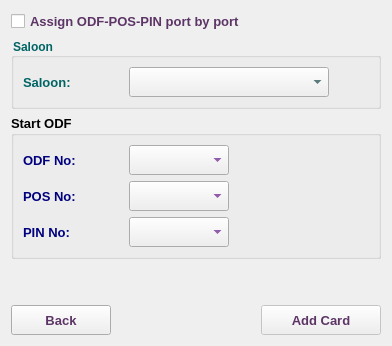
     <widget class="QWidget" name="odfTab">
      <attribute name="title">
       <string>odf</string>
      </attribute>
      <layout class="QVBoxLayout" name="verticalLayout_14">
       <item>
        <widget class="QCheckBox" name="pbpChB">
         <property name="font">
          <font>
           <family>Tahoma</family>
           <pointsize>10</pointsize>
           <weight>75</weight>
           <bold>true</bold>
          </font>
         </property>
         <property name="styleSheet">
          <string notr="true">color: rgb(92, 53, 102);</string>
         </property>
         <property name="text">
          <string>Assign ODF-POS-PIN port by port</string>
         </property>
         <property name="checked">
          <bool>false</bool>
         </property>
        </widget>
       </item>
       <item>
        <widget class="QGroupBox" name="groupBox">
         <property name="font">
          <font>
           <weight>75</weight>
           <bold>true</bold>
          </font>
         </property>
         <property name="styleSheet">
          <string notr="true">color: rgb(0, 100, 100);</string>
         </property>
         <property name="title">
          <string>Saloon</string>
         </property>
         <layout class="QVBoxLayout" name="verticalLayout_17">
          <item>
           <layout class="QHBoxLayout" name="horizontalLayout">
            <item>
             <widget class="QLabel" name="label_27">
              <property name="minimumSize">
               <size>
                <width>100</width>
                <height>30</height>
               </size>
              </property>
              <property name="maximumSize">
               <size>
                <width>100</width>
                <height>30</height>
               </size>
              </property>
              <property name="font">
               <font>
                <family>Tahoma</family>
                <pointsize>10</pointsize>
                <weight>75</weight>
                <bold>true</bold>
               </font>
              </property>
              <property name="styleSheet">
               <string notr="true">color: rgb(0, 100, 100);</string>
              </property>
              <property name="text">
               <string>Saloon:</string>
              </property>
              <property name="alignment">
               <set>Qt::AlignLeading|Qt::AlignLeft|Qt::AlignVCenter</set>
              </property>
             </widget>
            </item>
            <item>
             <widget class="QComboBox" name="odfSaloonCB">
              <property name="sizePolicy">
               <sizepolicy hsizetype="Preferred" vsizetype="Preferred">
                <horstretch>0</horstretch>
                <verstretch>0</verstretch>
               </sizepolicy>
              </property>
              <property name="minimumSize">
               <size>
                <width>200</width>
                <height>30</height>
               </size>
              </property>
              <property name="maximumSize">
               <size>
                <width>200</width>
                <height>30</height>
               </size>
              </property>
              <property name="font">
               <font>
                <family>Tahoma</family>
                <pointsize>10</pointsize>
                <weight>75</weight>
                <bold>true</bold>
               </font>
              </property>
              <property name="styleSheet">
               <string notr="true">color: rgb(0, 50, 50);</string>
              </property>
             </widget>
            </item>
            <item>
             <spacer name="horizontalSpacer_15">
              <property name="orientation">
               <enum>Qt::Horizontal</enum>
              </property>
              <property name="sizeHint" stdset="0">
               <size>
                <width>40</width>
                <height>20</height>
               </size>
              </property>
             </spacer>
            </item>
           </layout>
          </item>
         </layout>
        </widget>
       </item>
       <item>
        <widget class="QGroupBox" name="odfGB">
         <property name="minimumSize">
          <size>
           <width>200</width>
           <height>70</height>
          </size>
         </property>
         <property name="maximumSize">
          <size>
           <width>1000</width>
           <height>900</height>
          </size>
         </property>
         <property name="font">
          <font>
           <family>Tahoma</family>
           <pointsize>10</pointsize>
           <weight>75</weight>
           <bold>true</bold>
          </font>
         </property>
         <property name="styleSheet">
          <string notr="true"/>
         </property>
         <property name="title">
          <string>Start ODF</string>
         </property>
         <layout class="QVBoxLayout" name="verticalLayout_15">
          <item>
           <layout class="QHBoxLayout" name="horizontalLayout_46">
            <item>
             <widget class="QLabel" name="label_4">
              <property name="minimumSize">
               <size>
                <width>100</width>
                <height>30</height>
               </size>
              </property>
              <property name="maximumSize">
               <size>
                <width>100</width>
                <height>30</height>
               </size>
              </property>
              <property name="font">
               <font>
                <family>Tahoma</family>
                <pointsize>10</pointsize>
                <weight>75</weight>
                <bold>true</bold>
               </font>
              </property>
              <property name="styleSheet">
               <string notr="true">color: rgb(0, 0, 127);</string>
              </property>
              <property name="text">
               <string>ODF No:</string>
              </property>
              <property name="alignment">
               <set>Qt::AlignLeading|Qt::AlignLeft|Qt::AlignVCenter</set>
              </property>
             </widget>
            </item>
            <item>
             <widget class="QComboBox" name="odfCB">
              <property name="sizePolicy">
               <sizepolicy hsizetype="Preferred" vsizetype="Preferred">
                <horstretch>0</horstretch>
                <verstretch>0</verstretch>
               </sizepolicy>
              </property>
              <property name="minimumSize">
               <size>
                <width>100</width>
                <height>30</height>
               </size>
              </property>
              <property name="maximumSize">
               <size>
                <width>100</width>
                <height>30</height>
               </size>
              </property>
              <property name="font">
               <font>
                <family>Tahoma</family>
                <pointsize>10</pointsize>
                <weight>75</weight>
                <bold>true</bold>
               </font>
              </property>
              <property name="styleSheet">
               <string notr="true">color: rgb(85, 0, 127);</string>
              </property>
             </widget>
            </item>
            <item>
             <spacer name="horizontalSpacer_6">
              <property name="orientation">
               <enum>Qt::Horizontal</enum>
              </property>
              <property name="sizeHint" stdset="0">
               <size>
                <width>40</width>
                <height>20</height>
               </size>
              </property>
             </spacer>
            </item>
           </layout>
          </item>
          <item>
           <layout class="QHBoxLayout" name="horizontalLayout_47">
            <item>
             <widget class="QLabel" name="label_10">
              <property name="minimumSize">
               <size>
                <width>100</width>
                <height>30</height>
               </size>
              </property>
              <property name="maximumSize">
               <size>
                <width>100</width>
                <height>30</height>
               </size>
              </property>
              <property name="font">
               <font>
                <family>Tahoma</family>
                <pointsize>10</pointsize>
                <weight>75</weight>
                <bold>true</bold>
               </font>
              </property>
              <property name="styleSheet">
               <string notr="true">color: rgb(0, 0, 127);</string>
              </property>
              <property name="text">
               <string>POS No:</string>
              </property>
              <property name="alignment">
               <set>Qt::AlignLeading|Qt::AlignLeft|Qt::AlignVCenter</set>
              </property>
             </widget>
            </item>
            <item>
             <widget class="QComboBox" name="posCB">
              <property name="sizePolicy">
               <sizepolicy hsizetype="Preferred" vsizetype="Preferred">
                <horstretch>0</horstretch>
                <verstretch>0</verstretch>
               </sizepolicy>
              </property>
              <property name="minimumSize">
               <size>
                <width>100</width>
                <height>30</height>
               </size>
              </property>
              <property name="maximumSize">
               <size>
                <width>100</width>
                <height>30</height>
               </size>
              </property>
              <property name="font">
               <font>
                <family>Tahoma</family>
                <pointsize>10</pointsize>
                <weight>75</weight>
                <bold>true</bold>
               </font>
              </property>
              <property name="styleSheet">
               <string notr="true">color: rgb(85, 0, 127);</string>
              </property>
             </widget>
            </item>
            <item>
             <spacer name="horizontalSpacer_4">
              <property name="orientation">
               <enum>Qt::Horizontal</enum>
              </property>
              <property name="sizeHint" stdset="0">
               <size>
                <width>40</width>
                <height>20</height>
               </size>
              </property>
             </spacer>
            </item>
           </layout>
          </item>
          <item>
           <layout class="QHBoxLayout" name="horizontalLayout_48">
            <item>
             <widget class="QLabel" name="label_28">
              <property name="minimumSize">
               <size>
                <width>100</width>
                <height>30</height>
               </size>
              </property>
              <property name="maximumSize">
               <size>
                <width>100</width>
                <height>30</height>
               </size>
              </property>
              <property name="font">
               <font>
                <family>Tahoma</family>
                <pointsize>10</pointsize>
                <weight>75</weight>
                <bold>true</bold>
               </font>
              </property>
              <property name="styleSheet">
               <string notr="true">color: rgb(0, 0, 127);</string>
              </property>
              <property name="text">
               <string>PIN No:</string>
              </property>
              <property name="alignment">
               <set>Qt::AlignLeading|Qt::AlignLeft|Qt::AlignVCenter</set>
              </property>
             </widget>
            </item>
            <item>
             <widget class="QComboBox" name="pinCB">
              <property name="sizePolicy">
               <sizepolicy hsizetype="Preferred" vsizetype="Preferred">
                <horstretch>0</horstretch>
                <verstretch>0</verstretch>
               </sizepolicy>
              </property>
              <property name="minimumSize">
               <size>
                <width>100</width>
                <height>30</height>
               </size>
              </property>
              <property name="maximumSize">
               <size>
                <width>100</width>
                <height>30</height>
               </size>
              </property>
              <property name="font">
               <font>
                <family>Tahoma</family>
                <pointsize>10</pointsize>
                <weight>75</weight>
                <bold>true</bold>
               </font>
              </property>
              <property name="styleSheet">
               <string notr="true">color: rgb(85, 0, 127);</string>
              </property>
             </widget>
            </item>
            <item>
             <spacer name="horizontalSpacer_5">
              <property name="font">
               <font>
                <family>Tahoma</family>
                <pointsize>10</pointsize>
               </font>
              </property>
              <property name="orientation">
               <enum>Qt::Horizontal</enum>
              </property>
              <property name="sizeHint" stdset="0">
               <size>
                <width>37</width>
                <height>17</height>
               </size>
              </property>
             </spacer>
            </item>
           </layout>
          </item>
         </layout>
        </widget>
       </item>
       <item>
        <spacer name="verticalSpacer_5">
         <property name="orientation">
          <enum>Qt::Vertical</enum>
         </property>
         <property name="sizeHint" stdset="0">
          <size>
           <width>20</width>
           <height>40</height>
          </size>
         </property>
        </spacer>
       </item>
       <item>
        <layout class="QHBoxLayout" name="horizontalLayout_4">
         <item>
          <widget class="QPushButton" name="odfBackBtn">
           <property name="sizePolicy">
            <sizepolicy hsizetype="Preferred" vsizetype="Preferred">
             <horstretch>0</horstretch>
             <verstretch>0</verstretch>
            </sizepolicy>
           </property>
           <property name="minimumSize">
            <size>
             <width>100</width>
             <height>30</height>
            </size>
           </property>
           <property name="maximumSize">
            <size>
             <width>200</width>
             <height>30</height>
            </size>
           </property>
           <property name="font">
            <font>
             <family>Tahoma</family>
             <pointsize>10</pointsize>
             <weight>75</weight>
             <bold>true</bold>
            </font>
           </property>
           <property name="styleSheet">
            <string notr="true">color: rgb(92, 53, 102);</string>
           </property>
           <property name="text">
            <string>Back</string>
           </property>
           <property name="icon">
            <iconset resource="../../../../image.qrc">
             <normaloff>:/Image/back.png</normaloff>:/Image/back.png</iconset>
           </property>
          </widget>
         </item>
         <item>
          <spacer name="horizontalSpacer">
           <property name="font">
            <font>
             <family>Tahoma</family>
             <pointsize>10</pointsize>
            </font>
           </property>
           <property name="orientation">
            <enum>Qt::Horizontal</enum>
           </property>
           <property name="sizeHint" stdset="0">
            <size>
             <width>40</width>
             <height>20</height>
            </size>
           </property>
          </spacer>
         </item>
         <item>
          <widget class="QPushButton" name="okBtn">
           <property name="enabled">
            <bool>false</bool>
           </property>
           <property name="sizePolicy">
            <sizepolicy hsizetype="Preferred" vsizetype="Preferred">
             <horstretch>0</horstretch>
             <verstretch>0</verstretch>
            </sizepolicy>
           </property>
           <property name="minimumSize">
            <size>
             <width>120</width>
             <height>30</height>
            </size>
           </property>
           <property name="maximumSize">
            <size>
             <width>200</width>
             <height>30</height>
            </size>
           </property>
           <property name="font">
            <font>
             <family>Tahoma</family>
             <pointsize>10</pointsize>
             <weight>75</weight>
             <bold>true</bold>
            </font>
           </property>
           <property name="styleSheet">
            <string notr="true">color: rgb(92, 53, 102);</string>
           </property>
           <property name="text">
            <string>Add Card</string>
           </property>
           <property name="icon">
            <iconset resource="../../../../image.qrc">
             <normaloff>:/Image/add.png</normaloff>:/Image/add.png</iconset>
           </property>
           <property name="iconSize">
            <size>
             <width>20</width>
             <height>20</height>
            </size>
           </property>
          </widget>
         </item>
        </layout>
       </item>
      </layout>
     </widget>
